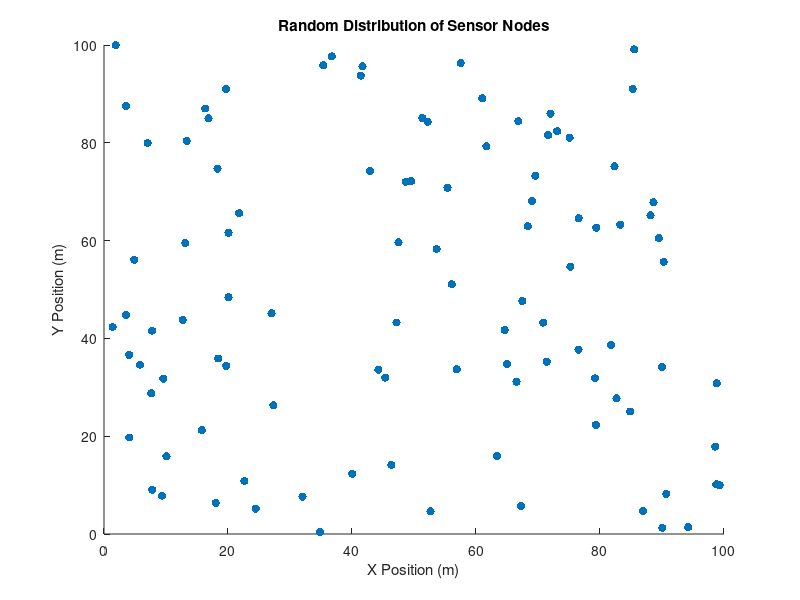
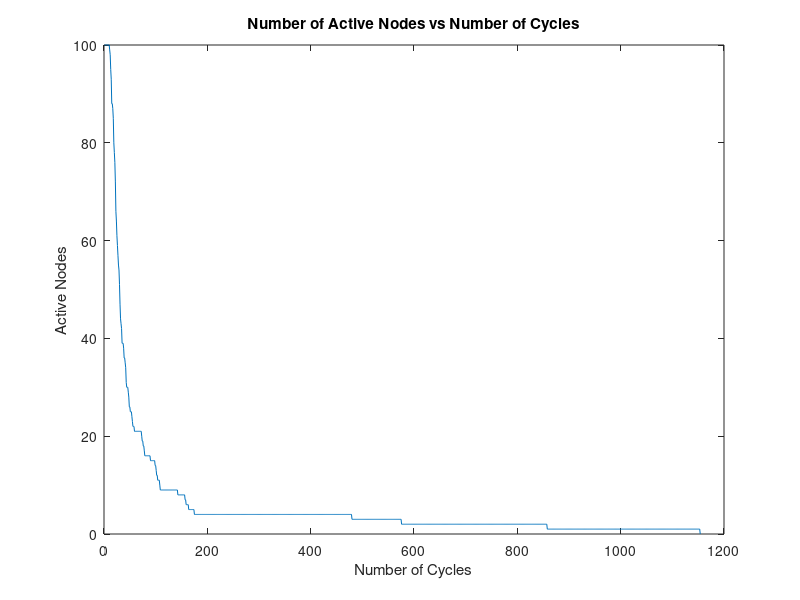
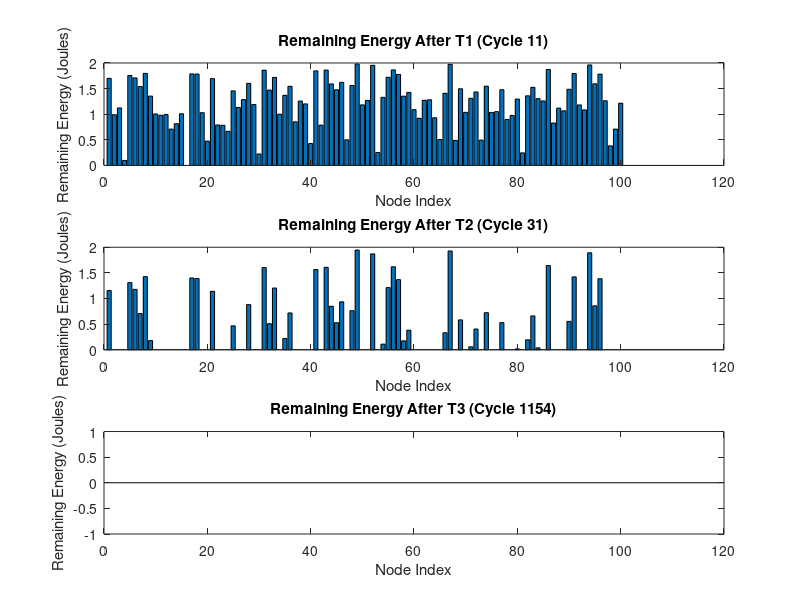

The MATLAB source for these figures, in order:
N = 100; % Number of sensors
A = 100; % Area dimensions (100m x 100m)
sensor_positions = A * rand(N, 2); 

% Plot the random sensor distribution
figure; 
scatter(sensor_positions(:,1), sensor_positions(:,2), 'filled');
title('Random Distribution of Sensor Nodes');
xlabel('X Position (m)');
ylabel('Y Position (m)');

sink = [50, 50];
distances = sqrt((sensor_positions(:,1) - sink(1)).^2 + (sensor_positions(:,2) - sink(2)).^2);

% Initialize node energies to 2 joules
node_energy = 2 * ones(1, N);

% Initialize arrays to track the energy levels at T1, T2, and T3
T1_energy = []; 
T2_energy = []; 
T3_energy = []; 

% Initialize array to track the cycle when each node dies
death_cycles = -1 * ones(1, N); % -1 means node is still alive

% Network and energy parameters
d0 = sqrt(10/0.0013); 
Eelec = 50e-9; 
Eamp_short = 10e-9; 
Eamp_long = 0.0013e-9; 
data_size = 500 * 8; 

% Initialize simulation variables
dead_nodes = []; 
cycle = 0;

T1 = 0; 
T2 = 0; 
T3 = 0; 

% Simulation loop with while condition
while sum(dead_nodes) < 100
    cycle = cycle + 1;
    fprintf('Cycle %d: Active Nodes = %d\n', cycle, sum(node_energy > 0));
    
    % Expand the dead_nodes array dynamically
    dead_nodes(cycle) = 0; 

    for i = 1:N
        if node_energy(i) > 0 
            if distances(i) <= d0
                Etx = data_size * Eelec + data_size * Eamp_short * distances(i)^2;
            else
                Etx = data_size * Eelec + data_size * Eamp_long * distances(i)^4;
            end

            % Check if the energy required to transmit exceeds the remaining energy
            if Etx > node_energy(i)
                death_cycles(i) = cycle;  
                dead_nodes(cycle) = dead_nodes(cycle) + 1;
                node_energy(i) = 0;  
            else
                node_energy(i) = node_energy(i) - Etx; 
            end
        end
    end

    if T1 == 0 && sum(node_energy <= 0) >= 1
        T1 = cycle;
        T1_energy = node_energy; 
    end
    if T2 == 0 && sum(node_energy <= 0) >= N / 2
        T2 = cycle;
        T2_energy = node_energy; 
    end
    if T3 == 0 && sum(node_energy <= 0) >= N
        T3 = cycle; 
        T3_energy = node_energy; 
    end
end

% Plot active nodes vs cycles
figure;
active_nodes = N - cumsum(dead_nodes); 
plot(1:cycle, active_nodes);
title('Number of Active Nodes vs Number of Cycles');
xlabel('Number of Cycles');
ylabel('Active Nodes');

% Plot remaining energy after T1, T2, and T3
figure;
subplot(3,1,1);
bar(T1_energy);
title(['Remaining Energy After T1 (Cycle ' num2str(T1) ')']);
xlabel('Node Index');
ylabel('Remaining Energy (Joules)');

subplot(3,1,2);
bar(T2_energy);
title(['Remaining Energy After T2 (Cycle ' num2str(T2) ')']);
xlabel('Node Index');
ylabel('Remaining Energy (Joules)');

subplot(3,1,3);
bar(T3_energy);
title(['Remaining Energy After T3 (Cycle ' num2str(T3) ')']);
xlabel('Node Index');
ylabel('Remaining Energy (Joules)');
